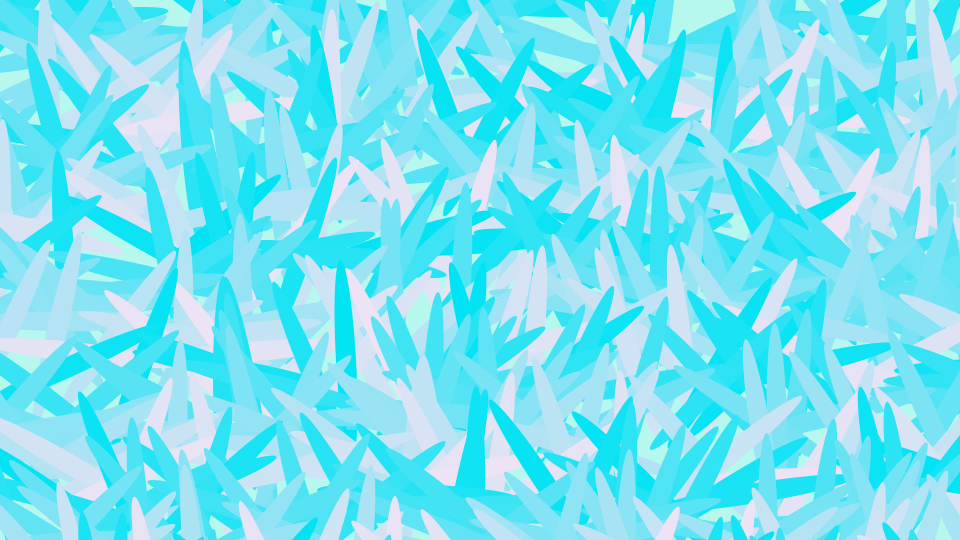
Frame 1 (no input)
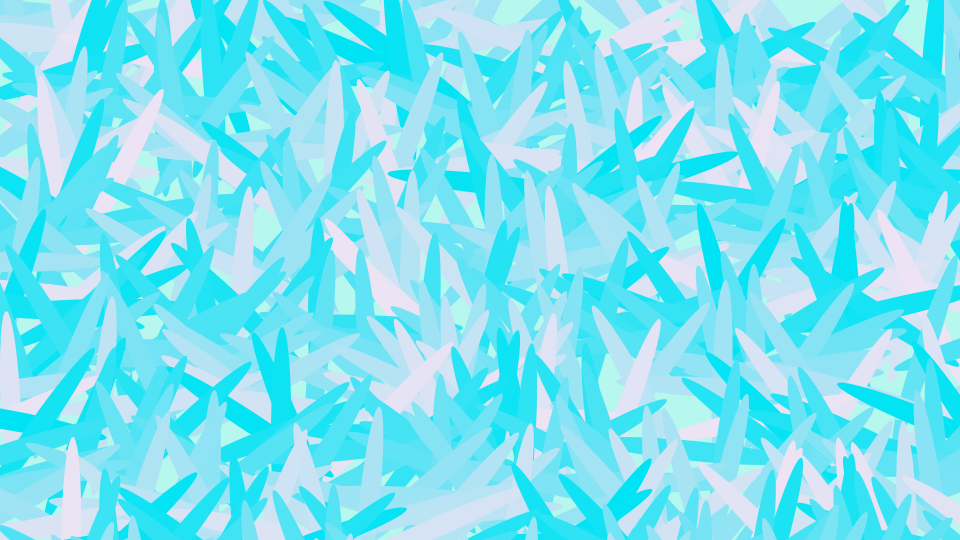
Frame 60 (the mouse pressed at the canvas centre just before this capture)
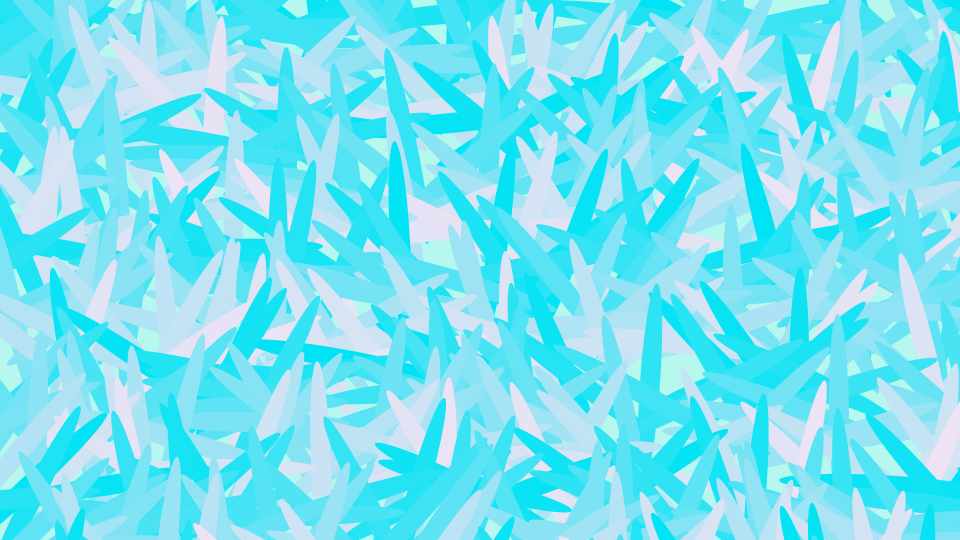
Frame 120 (the mouse held since frame 60 and released just before this capture)

The Processing sketch that drew these frames (run headless with seeded random() and noise(); from frame 60 on, the mouse is pressed at the canvas centre):

// Processing sketch: W6_ArrayList_example
// ── W6_ArrayList_example.pde
ArrayList<Integer> list;


void setup () {
size(960, 540);
list = new ArrayList(); // create an empty Array List store integer)

//loop many integers
for (int i=0; i<1000; i++) {
list.add( int (random(0,1000) ) );
}

println(list);
}

  void draw () {
    fill(0.4);
background(#B6F7EE);    // r g b

// looping the Arraylist

for (int i=0; i<list.size(); i++) { //list.length = list.size()
  pushMatrix();
  translate(list.get(i),i);
  rotate((frameCount + i)*0.2);
  fill(((frameCount+i)*2) % 240,227,244);
  noStroke();
  ellipse(0,0,20,200);
  popMatrix();
  }
  println(frameCount);
  }
